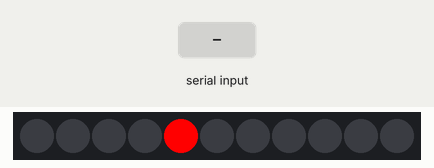
This sketch was run on a simulated Arduino Uno, built with avr-gcc and run on an emulated ATmega328P. Parts: 11 RGB LEDs in strip order, left to right. The inputs (shaded band) are chosen by the test bench. What the sketch prints to the serial monitor is not drawn.

Above: at 1.25 s.
1.3 s: "5\n" received over Serial
At 3.75 s:
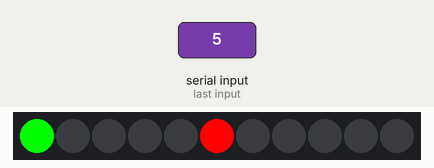
4.3 s: "1,90\n" received over Serial
At 5.75 s:
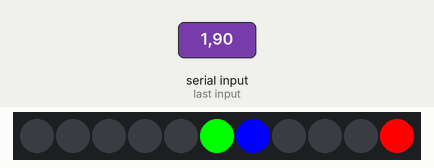
At 6.65 s:
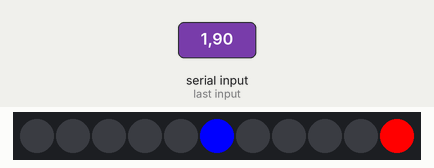
Timing chart, 0 to 8.2 s (numbered marks = the images above; inputs shaded):
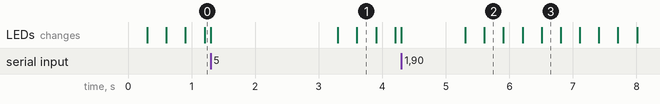

The sketch:

choppedLowFidelity.ino
```cpp
#include <Adafruit_NeoPixel.h>

#define pin 5

#define count 11

Adafruit_NeoPixel strip(count, pin, NEO_GRB + NEO_KHZ800);

// Variables to store the last update times for each color
int prevRed = 0;
int prevGreen = 0;
int prevBlue = 0;

// Delay times (in ms) — smaller = faster runner
// int redDelay = 300;
// int greenDelay = 500;
// int blueDelay = 700;

int redDelay;
int greenDelay;
int blueDelay;

// Index positions of the active LED for each runner
int red = 0;
int green = 0;
int blue = 0;

void setup() {
  strip.begin();
  strip.setBrightness(255);
  strip.show();

  //adding Serial component
  Serial.begin(9600);
  while (!Serial);
  Serial.println("Arduino ready. Send 3 integers separated by spaces.");
}

void loop() {
  // Get current time in ms since Arduino powered on

   if (Serial.available()) {
    redDelay = Serial.parseInt();
    blueDelay = Serial.parseInt();
    greenDelay = Serial.parseInt();
   }

  int currentMillis = millis();

  // --- Update Red position ---
  if (currentMillis - prevRed >= redDelay) {
    prevRed = currentMillis;  // Save current time
    red++;                    // Move red forward one LED
    if (red >= count) red = 0; // Wrap back to 0 if at the end
  }

  // --- Update Green position ---
  if (currentMillis - prevGreen >= greenDelay) {
    prevGreen = currentMillis;
    green++;
    if (green >= count) green = 0;
  }

  // --- Update Blue position ---
  if (currentMillis - prevBlue >= blueDelay) {
    prevBlue = currentMillis;
    blue++;
    if (blue >= count) blue = 0;
  }

  strip.clear();

  // Loop through each pixel and decide which color to show
  for (int i = 0; i < count; i++) {
    if (i == red) {
      strip.setPixelColor(i, strip.Color(255, 0, 0));
    } else if (i == green) {
      strip.setPixelColor(i, strip.Color(0, 255, 0));
    } else if (i == blue) {
      strip.setPixelColor(i, strip.Color(0, 0, 255));
    }
  }
  strip.show();
}
```
